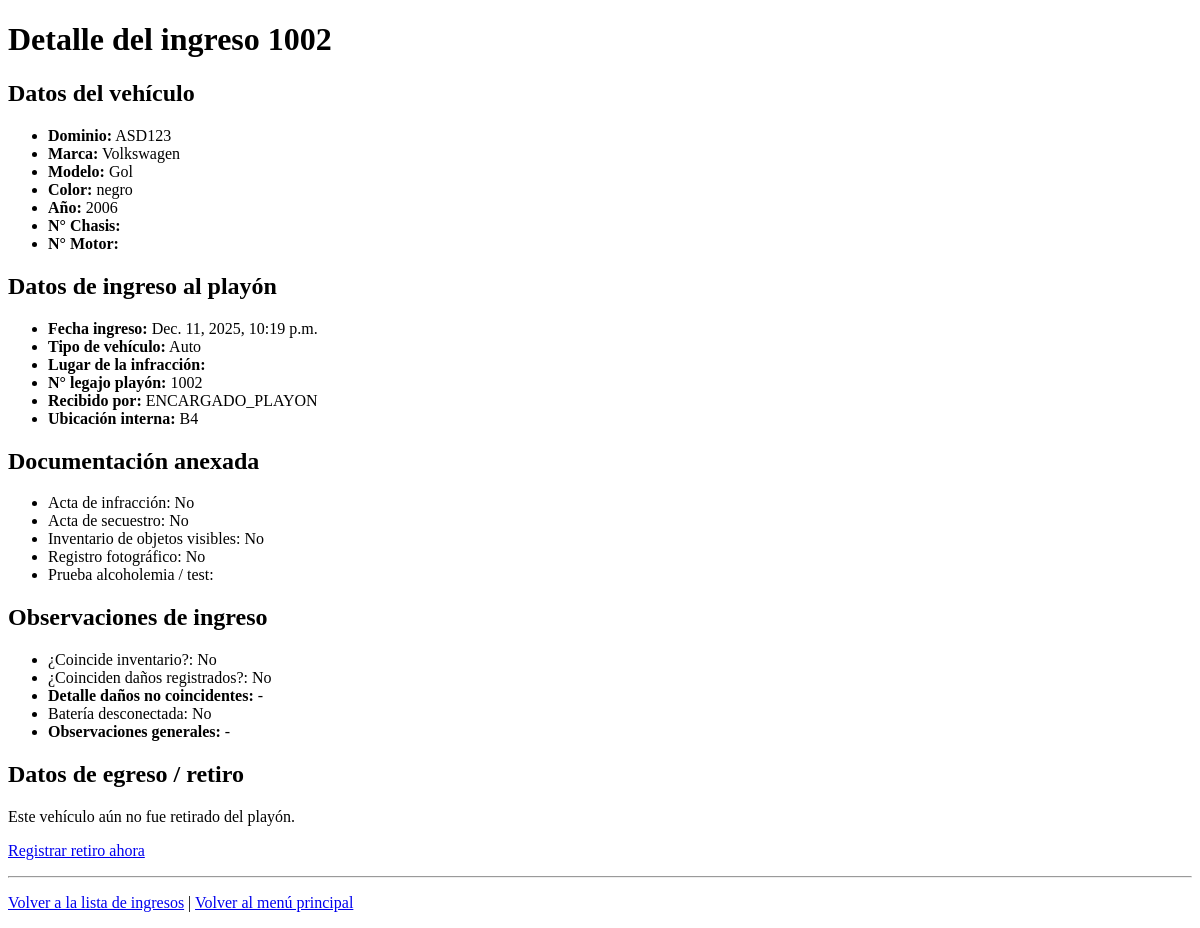
The page /vehiculos/ingresos/2/detalle/ (signed in) on the database as committed earlier.
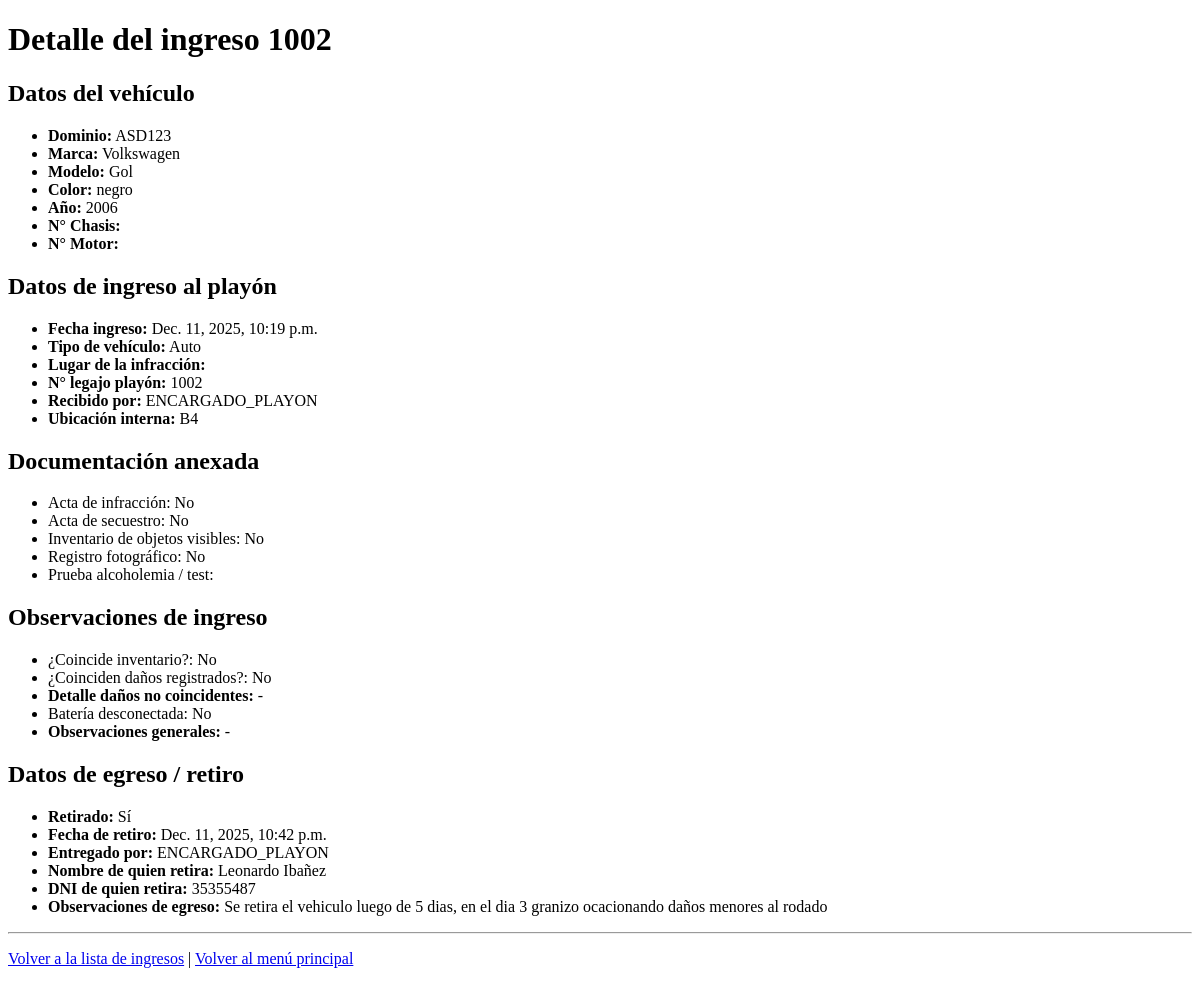
The same page on the database as committed later.
### vehiculos/models.py (models this page shows, shortened)
class IngresoPlayon(models.Model):
    vehiculo = models.ForeignKey(Vehiculo, on_delete=models.PROTECT, related_name="ingresos")
    fecha_ingreso = models.DateTimeField(auto_now_add=True)
    tipo_vehiculo = models.CharField(
        max_length=20,
        choices=[
            ("AUTO", "Auto"),
            ("MOTO", "Moto"),
            ("CAMIONETA", "Camioneta"),
            ("CAMION", "Camión"),
            ("OTRO", "Otro"),
        ],
        blank=True,
    )
    nro_legajo_playon = models.CharField(max_length=30, unique=True)
    ubicacion_interna = models.CharField("Ubicación interna en playa", max_length=100, blank=True)
    lugar = models.ForeignKey(
        LugarPlayon,
        on_delete=models.PROTECT,
        null=True,
        blank=True,
        related_name="ingresos",
    )
    recibido_por = models.ForeignKey(User, on_delete=models.PROTECT, related_name="ingresos_recibidos")
    retirado = models.BooleanField("¿Retirado?", default=False)
    fecha_retiro = models.DateTimeField("Fecha de retiro", null=True, blank=True)
    entregado_por = models.ForeignKey(
        User,
        on_delete=models.PROTECT,
        related_name="egresos_entregados",
        null=True,
        blank=True,
    )
    nombre_retira = models.CharField("Nombre de quien retira", max_length=100, blank=True)
    dni_retira = models.CharField("DNI de quien retira", max_length=20, blank=True)
    observaciones_egreso = models.TextField("Observaciones de egreso", blank=True)
    class Meta:
        ordering = ["-fecha_ingreso"]

class Vehiculo(models.Model):
    dominio = models.CharField("Dominio (Patente)", max_length=10, unique=True)
    marca = models.CharField(max_length=50, blank=True)
    modelo = models.CharField(max_length=50, blank=True)
    color = models.CharField(max_length=30, blank=True)
    nro_chasis = models.CharField("N° de chasis", max_length=50, blank=True)
    nro_motor = models.CharField("N° de motor", max_length=50, blank=True)
    anio = models.PositiveIntegerField("Año", null=True, blank=True)
    fecha_alta = models.DateTimeField(auto_now_add=True)

### vehiculos/views.py (the view)
# urls.py: path("ingresos/<int:ingreso_id>/detalle/", views.detalle_ingreso, name="detalle_ingreso"),
@login_required
def detalle_ingreso(request, ingreso_id):
    grupos = set(request.user.groups.values_list("name", flat=True))
    if "ENCARGADO_PLAYON" not in grupos and "ADMIN_SISTEMA" not in grupos:
        return render(request, "vehiculos/no_permiso.html")
    ingreso = get_object_or_404(IngresoPlayon, id=ingreso_id)
    return render(request, "vehiculos/detalle_ingreso.html", {"ingreso": ingreso})

### templates/vehiculos/detalle_ingreso.html (shortened to what this page needs)
<!DOCTYPE html>
<html lang="es">
<head>
</head>
<body>
    <h1>Detalle del ingreso {{ ingreso.nro_legajo_playon }}</h1>
    <h2>Datos del vehículo</h2>
    <ul>
        <li><strong>Dominio:</strong> {{ ingreso.vehiculo.dominio }}</li>
        <li><strong>Marca:</strong> {{ ingreso.vehiculo.marca }}</li>
        <li><strong>Modelo:</strong> {{ ingreso.vehiculo.modelo }}</li>
        <li><strong>Color:</strong> {{ ingreso.vehiculo.color }}</li>
        <li><strong>Año:</strong> {{ ingreso.vehiculo.anio }}</li>
        <li><strong>N° Chasis:</strong> {{ ingreso.vehiculo.nro_chasis }}</li>
        <li><strong>N° Motor:</strong> {{ ingreso.vehiculo.nro_motor }}</li>
    </ul>
    <h2>Datos de ingreso al playón</h2>
    <ul>
        <li><strong>Fecha ingreso:</strong> {{ ingreso.fecha_ingreso }}</li>
        <li><strong>Tipo de vehículo:</strong> {{ ingreso.get_tipo_vehiculo_display }}</li>
        <li><strong>Lugar de la infracción:</strong> {{ ingreso.lugar_infraccion }}</li>
        <li><strong>N° legajo playón:</strong> {{ ingreso.nro_legajo_playon }}</li>
        <li><strong>Recibido por:</strong> {{ ingreso.recibido_por.username }}</li>
        <li><strong>Ubicación interna:</strong> {{ ingreso.ubicacion_interna }}</li>
    </ul>
    <h2>Documentación anexada</h2>
    <ul>
        <li>Acta de infracción: {{ ingreso.acta_infraccion_recibida|yesno:"Sí,No" }}</li>
        <li>Acta de secuestro: {{ ingreso.acta_secuestro_recibida|yesno:"Sí,No" }}</li>
        <li>Inventario de objetos visibles: {{ ingreso.inventario_objetos_visibles_recibido|yesno:"Sí,No" }}</li>
        <li>Registro fotográfico: {{ ingreso.registro_fotografico_recibido|yesno:"Sí,No" }}</li>
        <li>Prueba alcoholemia / test: {{ ingreso.get_prueba_alcoholemia_estado_display }}</li>
    </ul>
    <h2>Observaciones de ingreso</h2>
    <ul>
        <li>¿Coincide inventario?: {{ ingreso.coincide_inventario|yesno:"Sí,No" }}</li>
        <li>¿Coinciden daños registrados?: {{ ingreso.coinciden_danios_registrados|yesno:"Sí,No" }}</li>
        <li><strong>Detalle daños no coincidentes:</strong> {{ ingreso.detalle_danios_no_coincidentes|default:"-" }}</li>
        <li>Batería desconectada: {{ ingreso.bateria_desconectada|yesno:"Sí,No" }}</li>
        <li><strong>Observaciones generales:</strong> {{ ingreso.observaciones_generales|default:"-" }}</li>
    </ul>
    <h2>Datos de egreso / retiro</h2>
    {% if ingreso.retirado %}
        <ul>
            <li><strong>Retirado:</strong> Sí</li>
            <li><strong>Fecha de retiro:</strong> {{ ingreso.fecha_retiro }}</li>
            <li><strong>Entregado por:</strong> {{ ingreso.entregado_por.username }}</li>
            <li><strong>Nombre de quien retira:</strong> {{ ingreso.nombre_retira }}</li>
            <li><strong>DNI de quien retira:</strong> {{ ingreso.dni_retira }}</li>
            <li><strong>Observaciones de egreso:</strong> {{ ingreso.observaciones_egreso|default:"-" }}</li>
        </ul>
    {% else %}
        <p>Este vehículo aún no fue retirado del playón.</p>
        <p>
            <a href="{% url 'registrar_egreso' ingreso.id %}">Registrar retiro ahora</a>
        </p>
    {% endif %}
    <hr>
    <p>
        <a href="{% url 'lista_ingresos' %}">Volver a la lista de ingresos</a> |
        <a href="{% url 'home' %}">Volver al menú principal</a>
    </p>
</body>
</html>

Rows that differ between the two databases and show on the page:
changed IngresoPlayon "Auto": retirado False → True (drawn); fecha_retiro (not shown) → "Dec. 11, 2025, 10:42 p.m."; entregado_por.username (not shown) → "ENCARGADO_PLAYON"; nombre_retira (not shown) → "Leonardo Ibañez"; dni_retira (not shown) → "35355487"; observaciones_egreso (not shown) → "Se retira el vehiculo luego de 5 dias, en el dia 3 granizo ocacionando daños menores al rodado"
Other text that changed with them:
text no longer shown: "Este vehículo aún no fue retirado del playón. Registrar retiro ahora"
text now shown: "Retirado: Sí Fecha de retiro: Entregado por: Nombre de quien retira: DNI de quien retira: Observaciones de egreso:"
